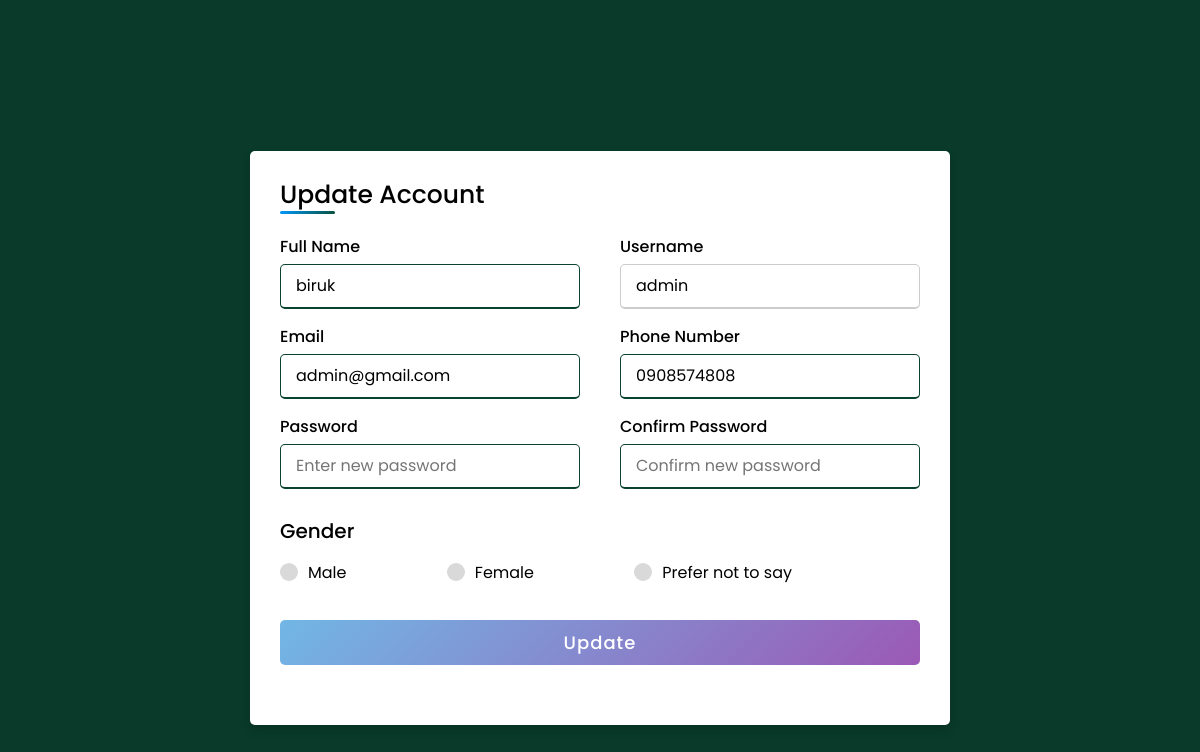
The app's page /Admin/updateAccount.php (signed in) with its own data.
### tables this page shows
CREATE TABLE `users` (
  `id` int(11) NOT NULL,
  `fullname` varchar(100) NOT NULL,
  `username` varchar(50) NOT NULL,
  `email` varchar(100) NOT NULL,
  `phonenumber` varchar(20) NOT NULL,
  `password` varchar(255) NOT NULL,
  `gender` enum('Male','Female','Prefer not to say') NOT NULL,
  `created_at` timestamp NOT NULL DEFAULT current_timestamp(),
  `role` enum('admin','registrar','user') NOT NULL DEFAULT 'user'
);

### Admin/Access.php (called while the page is built, shortened)
<?php
if (isset($_SESSION['username']) && isset($_SESSION['role']) && $_SESSION['role'] == 'admin') {
    $username = $_SESSION['username'];
} else {
    header('Location: ../login/login.php');
    exit();
}
?>

### Admin/updateAccount.php (the view, shortened to what this page needs)
<!DOCTYPE html>
<html lang="en" dir="ltr">
<head>
<link rel="stylesheet" href="../CSS/SignUp.css">
<link rel="stylesheet" href="../CSS/Main.css">
</head>
<body>
<?php
include("access.php");
$servername = "localhost";
$dbusername = "root";
$password = "";
$dbname = "vers";
$conn = new mysqli($servername, $dbusername, $password, $dbname);
$stmt = $conn->prepare("SELECT fullname, username, email, phonenumber, gender FROM users WHERE username = ?");
$stmt->bind_param("s", $username);
$stmt->execute();
$stmt->bind_result($fullname, $user_name, $email, $phone_number, $gender);
?>
<div class="container">
<div class="title">
    <p>Update Account</p>
    </div>
    <div class="content">
    <form action="updateAccount.php" method="post" name="myform">
        <div class="user-details">
        <div class="input-box">
            <span class="details">Full Name</span>
            <input type="text" placeholder="Enter your name" name="name" id="name" value="<?php echo $fullname; ?>" required>
        </div>
        <div class="input-box">
            <span class="details">Username</span>
            <input type="text" placeholder="Enter your username" name="username" id="username" value="<?php echo $user_name; ?>" required readonly>
        </div>
        <div class="input-box">
            <span class="details">Email</span>
            <input type="email" placeholder="Enter your email" name="email" id="email" value="<?php echo $email; ?>" required>
        </div>
        <div class="input-box">
            <span class="details">Phone Number</span>
            <input type="number" placeholder="Enter your number" name="number" id="number" value="<?php echo $phone_number; ?>" required>
        </div>
        <div class="input-box">
            <span class="details">Password</span>
            <input type="password" placeholder="Enter new password" name="password" id="password">
        </div>
        <div class="input-box">
            <span class="details">Confirm Password</span>
            <input type="password" placeholder="Confirm new password" name="cpassword" id="cpassword">
        </div>
        </div>
        <div class="gender-details">
        <span class="gender-title">Gender</span>
        <div class="category">
            <label for="dot-1">
        <span class="dot one"></span>
        <span class="gender">Male</span>
            </label>
            <label for="dot-2">
            <span class="dot two"></span>
            <span class="gender">Female</span>
            </label>
            <label for="dot-3">
            <span class="dot three"></span>
            <span class="gender">Prefer not to say</span>
            </label>
        </div>
        </div>
        <div class="button">
        <input type="submit" value="Update" onclick="return validate();">
        </div>
        </form>
    </div>
</div>
</body>
</html>

### CSS/SignUp.css (style rules this page uses)
* { margin: 0; padding: 0; box-sizing: border-box; font-family: 'Poppins', sans-serif; }
body { height: 100vh; display: flex; justify-content: center; align-items: center; padding: 10px; }
.container { max-width: 700px; width: 100%; background-color: #fff; padding: 25px 30px; border-radius: 5px; box-shadow: 0 5px 10px rgba(0, 0, 0, 0.15); }
.container .title { font-size: 25px; font-weight: 500; position: relative; }
.container .title::before { content: ""; position: absolute; left: 0; bottom: 0; height: 3px; width: 55px; border-radius: 5px; background: linear-gradient(135deg, #0099ff, #09503b); }
.content form .user-details { display: flex; flex-wrap: wrap; justify-content: space-between; margin: 20px 0 12px 0; }
form .user-details .input-box { margin-bottom: 15px; width: calc(100% / 2 - 20px); }
form .input-box span.details { display: block; font-weight: 500; margin-bottom: 5px; }
.user-details .input-box input { height: 45px; width: 100%; outline: none; font-size: 16px; border-radius: 5px; padding-left: 15px; border: 1px solid #ccc; border-bottom-width: 2px; transition: all 0.3s ease; }
.user-details .input-box input:focus, .user-details .input-box input:valid { border-color: #0a4231; }
form .gender-details .gender-title { font-size: 20px; font-weight: 500; }
form .category { display: flex; width: 80%; margin: 14px 0; justify-content: space-between; }
form .category label { display: flex; align-items: center; cursor: pointer; }
form .category label .dot { height: 18px; width: 18px; border-radius: 50%; margin-right: 10px; background: #d9d9d9; border: 5px solid transparent; transition: all 0.3s ease; }
form .button { height: 45px; margin: 35px 0 }
form .button input { height: 100%; width: 100%; border-radius: 5px; border: none; color: #fff; font-size: 18px; font-weight: 500; letter-spacing: 1px; cursor: pointer; transition: all 0.3s ease; background: linear-gradient(135deg, #71b7e6, #9b59b6); }

### CSS/Main.css (style rules this page uses)
body { background-color: #093a2a; margin: 0; font-family: 'Poppins', sans-serif; padding-top: 85px; }

### records on screen
users: name "biruk", username "admin", email "admin@gmail.com", number "0908574808"
